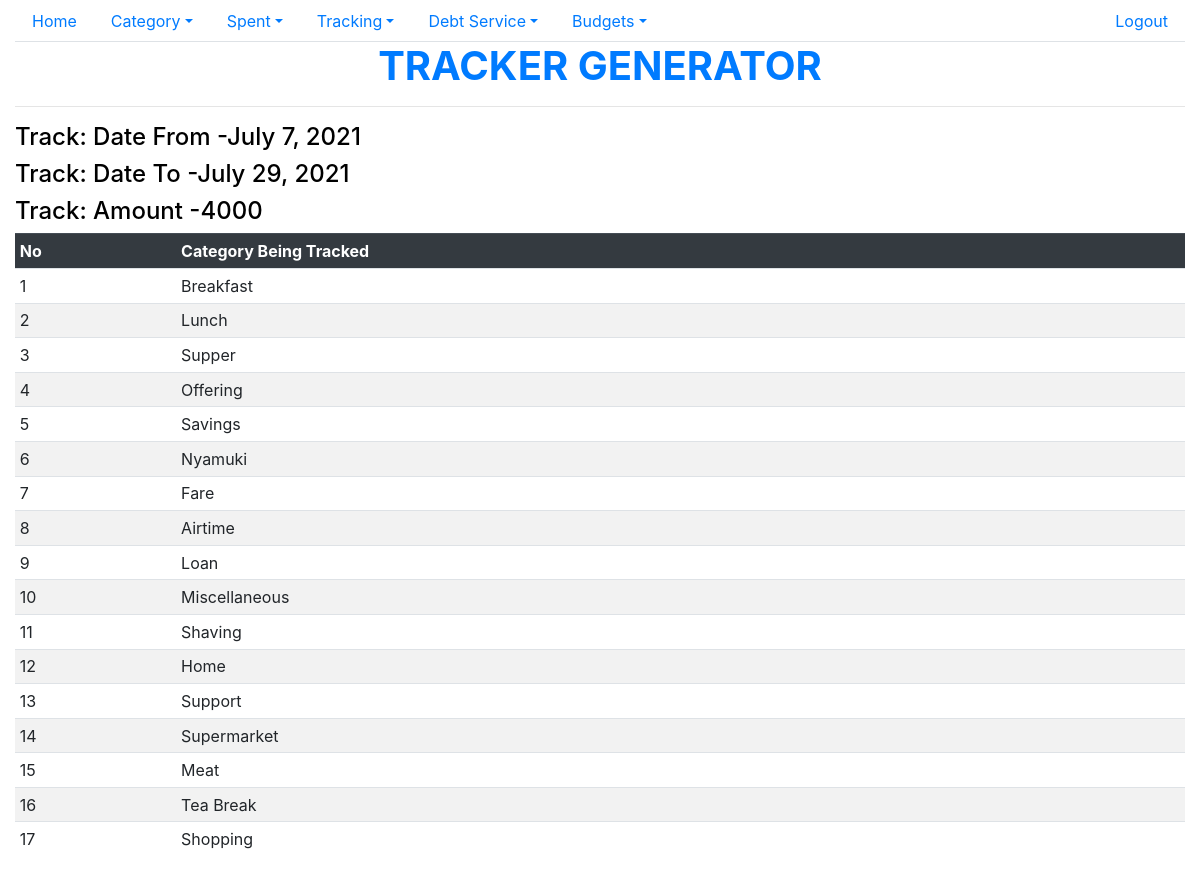
Screenshot of /trackerlist/2 (signed in) with the database file from the repository.
### spent/models.py (models this page shows, shortened)
class Track(models.Model):
    start_date = models.DateField()
    end_date = models.DateField(null=True,blank=True)
    amount = models.IntegerField()
    voided = models.IntegerField(default=0)
    user_id = models.ForeignKey(settings.AUTH_USER_MODEL,on_delete=models.CASCADE)
    date_created = models.DateTimeField(auto_now_add=True)
    date_updated = models.DateTimeField(auto_now=True)
    class Meta:
        ordering =["-start_date"]

class Tracker(models.Model):
    category_id= models.ForeignKey(Category,on_delete=models.CASCADE)
    voided = models.IntegerField(default=0)
    user_id = models.ForeignKey(settings.AUTH_USER_MODEL, on_delete=models.CASCADE)
    track_id = models.ForeignKey(Track,on_delete=models.CASCADE)
    date_created = models.DateTimeField(auto_now_add=True)
    date_updated = models.DateTimeField(auto_now=True)

class Category(models.Model):
    date = models.DateField()
    category = models.CharField(max_length=32)
    as_savings=models.BooleanField(default=False)
    budget_category = models.ForeignKey(BudgetClassItem,on_delete=models.RESTRICT,blank=True,null=True)
    voided = models.IntegerField(default=0)
    user_id = models.ForeignKey(settings.AUTH_USER_MODEL, on_delete=models.CASCADE)
    date_created = models.DateTimeField(auto_now_add=True)
    date_updated = models.DateTimeField(auto_now=True)
    class Meta:
        ordering =["category"]

### spent/views.py (the view)
# urls.py: path('trackerlist/<int:pk>',views.TrackerListView.as_view(),name="tracker_list"),
class TrackerListView(LoginRequiredMixin,View):
    model =Tracker
    login_url = settings.LOGIN_URL
    template_name = "spent/tracker_list.html"
    def get(self,request,pk,*args,**kwargs):
        track =Track.objects.get(pk=pk)
        trackers = Tracker.objects.filter(track_id=track,voided=0)
        return render(request,self.template_name,{'trackers':trackers,'track':track})

### spent/templates/spent/tracker_list.html (shortened to what this page needs)
{% extends "base.html"%}
{% block content %}
<h1 class="text-center text-primary font-weight-bold">TRACKER GENERATOR</h1>
<hr/>
<h4>Track: Date From -{{track.start_date}}</h4>
<h4>Track: Date To -{{track.end_date}}</h4>
<h4>Track: Amount -{{track.amount}}</h4>
<table class="table table-sm table-striped">
  <tr class="thead-dark">
    <th>No</th><th>Category Being Tracked</th>
  </tr>
  {% for tracker in trackers %}
    <tr>
      <td>{{forloop.counter}}</td><td>{{tracker.category_id.category}}</td>
    </tr>
  {% endfor %}
</table>
{% endblock content %}

### static/spent/main.css (style rules this page uses)
body { color: #000; overflow-x: hidden; height: 100%; background-repeat: no-repeat; background-size: 100% 100% }

### rows the page displays
Track: start_date "July 7, 2021", end_date "July 29, 2021", amount "4000"
Tracker: category_id.category "Breakfast"
Tracker: category_id.category "Lunch"
Tracker: category_id.category "Supper"
Tracker: category_id.category "Offering"
Tracker: category_id.category "Savings"
Tracker: category_id.category "Nyamuki"
Tracker: category_id.category "Fare"
Tracker: category_id.category "Airtime"
Tracker: category_id.category "Loan"
Tracker: category_id.category "Miscellaneous"
Tracker: category_id.category "Shaving"
Tracker: category_id.category "Home"
Tracker: category_id.category "Support"
Tracker: category_id.category "Supermarket"
Tracker: category_id.category "Meat"
Tracker: category_id.category "Tea Break"
Tracker: category_id.category "Shopping"
